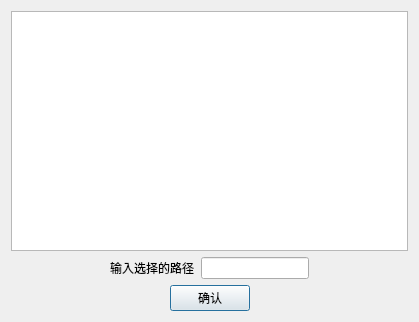
<?xml version="1.0" encoding="UTF-8"?>
<ui version="4.0">
 <class>pathdetail</class>
 <widget class="QDialog" name="pathdetail">
  <property name="geometry">
   <rect>
    <x>0</x>
    <y>0</y>
    <width>419</width>
    <height>322</height>
   </rect>
  </property>
  <property name="windowTitle">
   <string>Dialog</string>
  </property>
  <layout class="QGridLayout" name="gridLayout">
   <item row="0" column="0">
    <widget class="QTextBrowser" name="textBrowser"/>
   </item>
   <item row="1" column="0">
    <layout class="QHBoxLayout" name="horizontalLayout">
     <item>
      <spacer name="horizontalSpacer_3">
       <property name="orientation">
        <enum>Qt::Horizontal</enum>
       </property>
       <property name="sizeHint" stdset="0">
        <size>
         <width>40</width>
         <height>20</height>
        </size>
       </property>
      </spacer>
     </item>
     <item>
      <widget class="QLabel" name="label">
       <property name="text">
        <string>输入选择的路径</string>
       </property>
      </widget>
     </item>
     <item>
      <widget class="QLineEdit" name="lineEdit"/>
     </item>
     <item>
      <spacer name="horizontalSpacer_4">
       <property name="orientation">
        <enum>Qt::Horizontal</enum>
       </property>
       <property name="sizeHint" stdset="0">
        <size>
         <width>40</width>
         <height>20</height>
        </size>
       </property>
      </spacer>
     </item>
    </layout>
   </item>
   <item row="2" column="0">
    <layout class="QHBoxLayout" name="horizontalLayout_2">
     <item>
      <spacer name="horizontalSpacer_2">
       <property name="orientation">
        <enum>Qt::Horizontal</enum>
       </property>
       <property name="sizeHint" stdset="0">
        <size>
         <width>40</width>
         <height>20</height>
        </size>
       </property>
      </spacer>
     </item>
     <item>
      <widget class="QPushButton" name="backbtn">
       <property name="text">
        <string>确认</string>
       </property>
      </widget>
     </item>
     <item>
      <spacer name="horizontalSpacer">
       <property name="orientation">
        <enum>Qt::Horizontal</enum>
       </property>
       <property name="sizeHint" stdset="0">
        <size>
         <width>40</width>
         <height>20</height>
        </size>
       </property>
      </spacer>
     </item>
    </layout>
   </item>
  </layout>
 </widget>
 <resources/>
 <connections/>
</ui>
